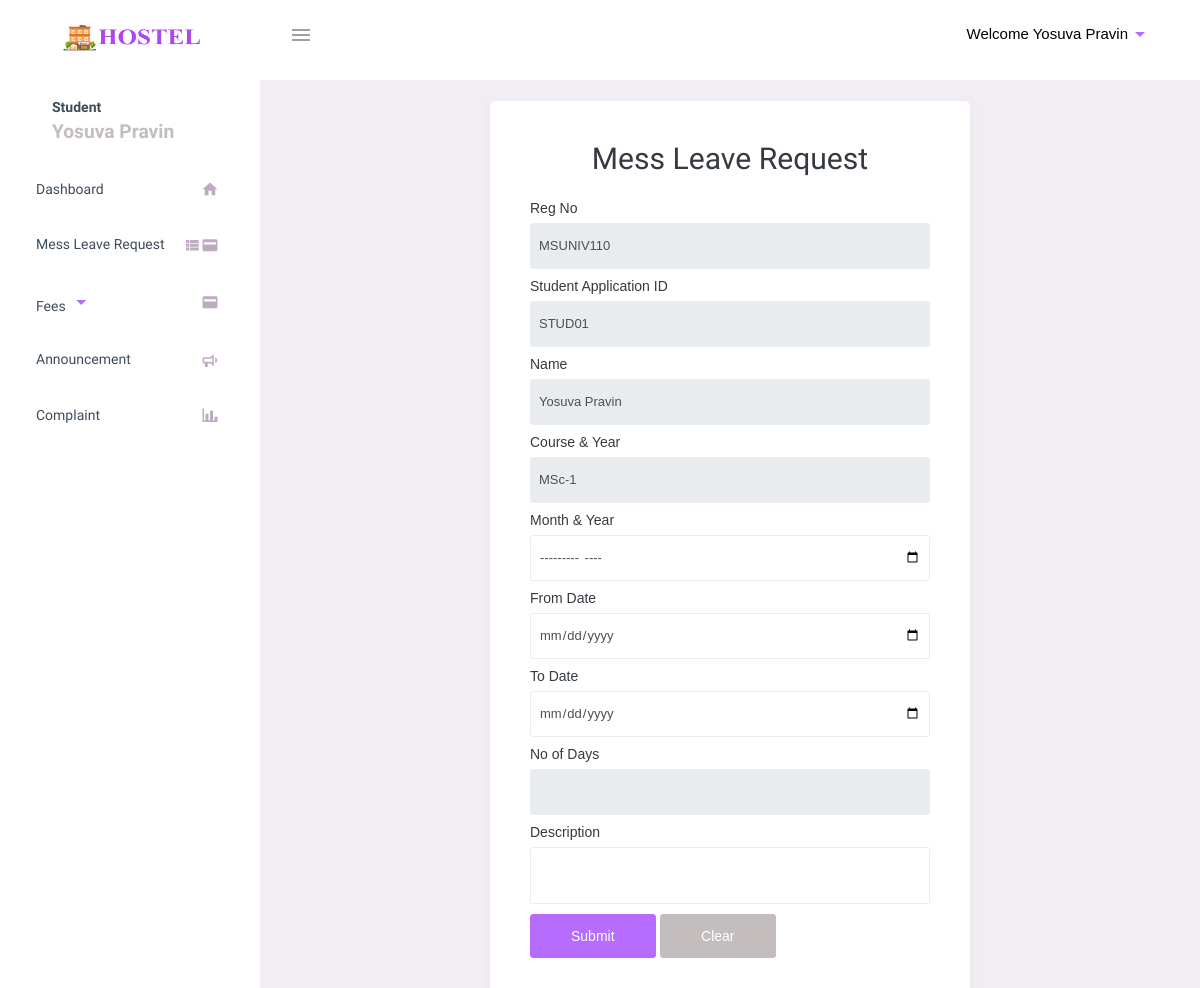
The app's page /stud/mess_leave.php (signed in) with its own data.
### tables this page shows
CREATE TABLE `students` (
  `id` int(11) NOT NULL,
  `ap_id` varchar(50) DEFAULT NULL,
  `stud_id` varchar(50) DEFAULT NULL,
  `name` varchar(100) DEFAULT NULL,
  `reg` varchar(50) DEFAULT NULL,
  `programme` varchar(100) DEFAULT NULL,
  `dept` varchar(100) DEFAULT NULL,
  `year` varchar(50) DEFAULT NULL,
  `fathname` varchar(100) DEFAULT NULL,
  `fathphone` varchar(20) DEFAULT NULL,
  `age` int(11) DEFAULT NULL,
  `dob` date DEFAULT NULL,
  `bldgrp` varchar(10) DEFAULT NULL,
  `email` varchar(100) DEFAULT NULL,
  `phone` varchar(20) DEFAULT NULL,
  `address` text DEFAULT NULL,
  `image` varchar(255) DEFAULT NULL,
  `request_letter` text DEFAULT NULL,
  `reg_date` date DEFAULT NULL,
  `physically_challenged` varchar(3) DEFAULT NULL,
  `room_no` varchar(50) DEFAULT NULL
);

### stud/mess_leave.php (the view, shortened to what this page needs)
<?php
include("../dbconnect.php");
?>
<!DOCTYPE html>
<html lang="en">
<head>
    <link rel="stylesheet" href="../admin/include/materialdesignicons.min.css">
    <link rel="stylesheet" href="../admin/include/vendor.bundle.base.css">
    <link rel="stylesheet" href="https://cdn.jsdelivr.net/npm/@mdi/font/css/materialdesignicons.min.css">
    <link rel="stylesheet" href="../dist/css/style.min.css">
    <link rel="stylesheet" href="./include/style.css">
    <link rel="stylesheet" href="../admin/include/style.css">
</head>
<body class="">
    <div class="container-scroller">
        <header class="topbar" data-navbarbg="skin6">
            <?php include './stud_navbar.php' ?>
        </header>
        <div class="container-fluid page-body-wrapper pt-0 proBanner-padding-top">
            <div class="navcantainer d-fixed">
                <?php include './stud_sidebar.php' ?>
            </div>
            <div class="main-panel">
                <div class="content-wrapper p-4">
                <h2 class="text-center mb-4">Mess Leave Request</h2>
                    <div class="container">
                        <div class="card">
                            <div class="card-body">
                                <h2 class="text-center mb-4">Mess Leave Request</h2>
                                <form method="post" action="<?php echo $_SERVER['PHP_SELF']; ?>">
                                    <div class="form-group">
                                        <label>Reg No</label>
                                        <?php
                                        $query = "SELECT reg FROM students WHERE reg = '{$_SESSION['reg']}'";
                                        $result = mysqli_query($connect, $query);
                                        $row = mysqli_fetch_assoc($result);
                                        $reg = $row['reg'];
                                        ?>
                                        <input type="text" class="form-control" name="reg"
                                            value="<?php echo $reg; ?>" required readonly>
                                    </div>
                                    <div class="form-group">
                                        <label>Student Application ID</label>
                                        <?php
                                        $ap_id = '';
                                        $query = "SELECT stud_id FROM students WHERE reg = '{$_SESSION['reg']}'";
                                        $result = mysqli_query($connect, $query);
                                        if ($result) {
                                            $row = mysqli_fetch_assoc($result);
                                            if ($row) {
                                                $ap_id = $row['stud_id'];
                                            } else {
                                                $_SESSION['error'] = "Error: Unable to fetch student application ID.";
                                            }
                                        } else {
                                            $_SESSION['error'] = "Error: Failed to execute the query to fetch student application ID.";
                                        }
                                        ?>
                                        <input type="text" class="form-control" name="ap_id"
                                            value="<?php echo $ap_id; ?>" required readonly>
                                    </div>
                                    <div class="form-group">
                                        <label>Name</label>
                                        <?php
                                        $query = "SELECT name FROM students WHERE reg = '{$_SESSION['reg']}'";
                                        $result = mysqli_query($connect, $query);
                                        $row = mysqli_fetch_assoc($result);
                                        $name = $row['name'];
                                        ?>
                                        <input type="text" class="form-control" name="name"
                                            value="<?php echo $name; ?>" required readonly>
                                    </div>
                                    <div class="form-group">
                                        <label>Course & Year</label>
                                        <?php
                                        $query = "SELECT year FROM students WHERE reg = '{$_SESSION['reg']}'";
                                        $result = mysqli_query($connect, $query);
                                        $row = mysqli_fetch_assoc($result);
                                        $year = $row['year'];
                                        ?>
                                        <input type="text" class="form-control" name="year"
                                            value="<?php echo $year; ?>" required readonly>
                                    </div>
                                    <div class="form-group">
                                        <label>Month & Year</label>
                                    <input type="month" name="month" id="month" class="form-control" required>
                                    </div>
                                    <div class="form-group">
                                        <label>From Date</label>
                                        <input type="date" class="form-control" name="from_date" required
                                            min="<?php echo date('Y-m-01'); ?>">
                                    </div>
                                    <div class="form-group">
                                        <label>To Date</label>
                                        <input type="date" class="form-control" name="to_date" required>
                                    </div>
                                    <div class="form-group">
                                        <label>No of Days</label>
                                        <input type="text" class="form-control" name="no_of_days" id="noOfDays"
                                            readonly>
                                    </div>
                                    <div class="form-group">
                                        <label>Description</label>
                                        <textarea class="form-control" name="description" rows="3" required></textarea>
                                    </div>
                                    <button type="submit" name="submit" class="btn btn-primary">Submit</button>
                                    <button type="reset" class="btn btn-secondary">Clear</button>
                                </form>
                            </div>
                        </div>
                    </div>
                </div>
            </div>
        </div>
    </div>
</body>
</html>

### stud/include/style.css (style rules this page uses)
* { margin: 0; padding: 0; box-sizing: border-box; }
body { font-family: 'Inter', sans-serif; }

### stud/mess_leave.php (style rules this page uses)
.card-body h2 { font-family: 'Montserrat Alternates', sans-serif; }
.form-control { width: 400px; }
.form-group { margin-bottom: 10px; }
.form-control { padding: 8px; }
textarea.form-control { padding: 8px; }
.container { display: flex; justify-content: center; align-items: center; height: 100vh; }

### records on screen
students: reg "MSUNIV110", ap_id "STUD01", name "Yosuva Pravin", year "MSc-1"

### other values on screen
$_SESSION['name'] "Yosuva Pravin"
